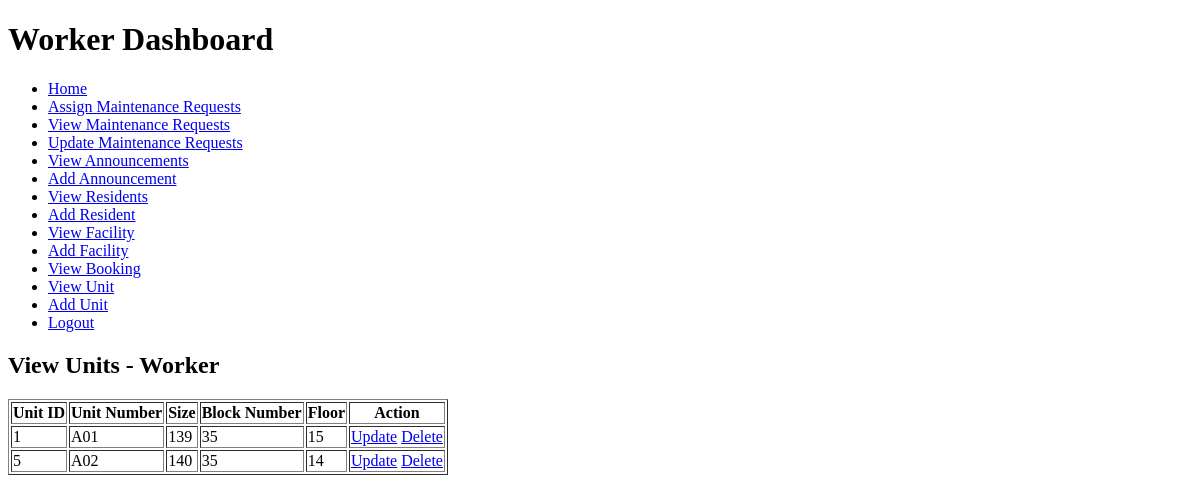
Page /Worker/view_unit.php (signed in) on the earlier database version.
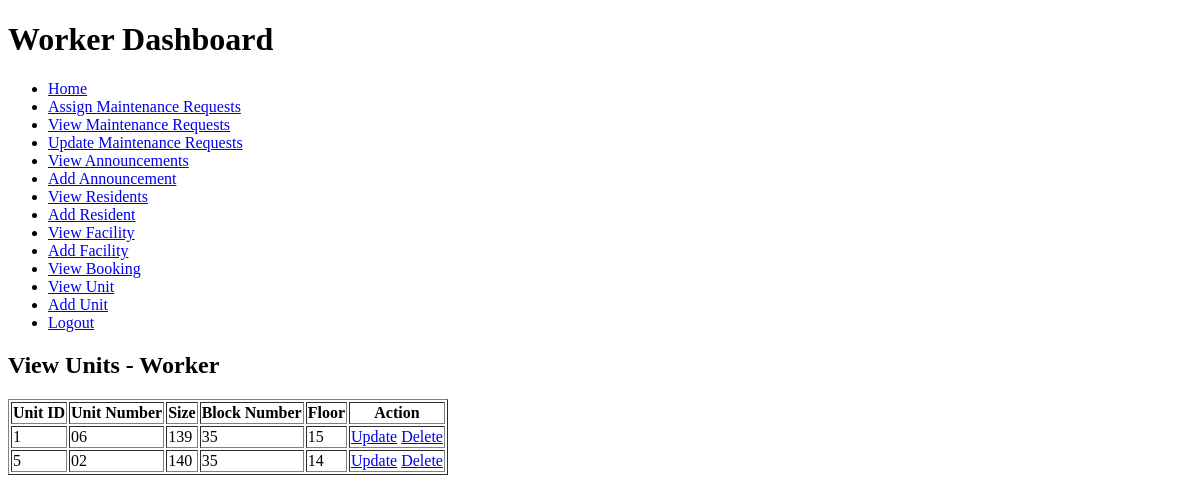
Same page on the later database version.
### tables this page shows
CREATE TABLE `unit` (
  `unit_id` int(20) NOT NULL,
  `unit_number` varchar(20) NOT NULL,
  `size` float NOT NULL,
  `block_number` int(20) NOT NULL,
  `floor` int(20) NOT NULL
);

### Worker/view_unit.php (the view, shortened to what this page needs)
<?php
include '../include/connection.php';
include '../include/header_worker.php';
include '../include/sidebar_worker.php';
$sqlUnits = "SELECT * FROM unit";
$resultUnits = $conn->query($sqlUnits);
?>
<!DOCTYPE html>
<html lang="en">
<head>
</head>
<body>
    <h2>View Units - Worker</h2>
    <?php if ($resultUnits->num_rows > 0): ?>
        <table border="1">
            <tr>
                <th>Unit ID</th>
                <th>Unit Number</th>
                <th>Size</th>
                <th>Block Number</th>
                <th>Floor</th>
                <th>Action</th>
            </tr>
            <?php while ($row = $resultUnits->fetch_assoc()): ?>
                <tr>
                    <td><?php echo $row['unit_id']; ?></td>
                    <td><?php echo $row['unit_number']; ?></td>
                    <td><?php echo $row['size']; ?></td>
                    <td><?php echo $row['block_number']; ?></td>
                    <td><?php echo $row['floor']; ?></td>
                    <td><a href="update_unit.php?unit_id=<?php echo $row['unit_id']; ?>">Update</a>
                    <a href="delete_unit.php?unit_id=<?php echo $row['unit_id']; ?>" onclick="return confirm('Are you sure you want to delete this unit?')">Delete</a>
                    </td>
                </tr>
            <?php endwhile; ?>
        </table>
    <?php else: ?>
        <p>No units available.</p>
    <?php endif; ?>
</body>
</html>

Differences in the rows shown:
changed unit id 1: unit_number "A01" → "06"
changed unit id 5: unit_number "A02" → "02"
